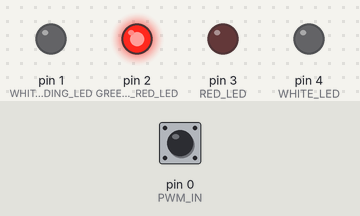
Recording of a sketch running on a simulated Arduino Uno, built with avr-gcc and run on an emulated ATmega328P. Shown: output pins drawn as LEDs (lit = HIGH). The inputs (shaded band) are chosen by the test bench; at power-on: pin 0 (PWM_IN) LOW.

Above: at 1.2 s.
1.3 s: pin 0 (PWM_IN) pulsed HIGH 5 times (0.12 s each, 0.3 s apart)
At 3.5 s:
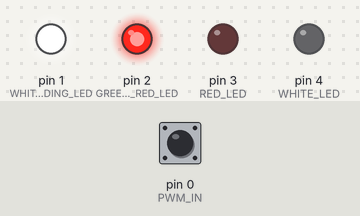
Timing chart, 0 to 6.2 s (numbered marks = the images above; inputs shaded):
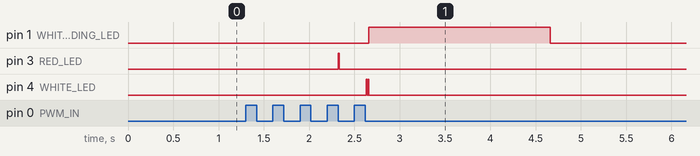

The sketch:

Controllable-RC-Lighting-System.ino
```cpp
#include "Arduino.h"

//Solid LED
const int GREEN_AND_RED_LED = 2;
//Flashing LED
const int RED_LED = 3;
const int WHITE_LED = 4;
//LANDING LIGHT
const int WHITE_LANDING_LED = 1;

//PWM
const unsigned  int PWM_FLASH_VALUE = 2000;
const unsigned  int PWM_LED_VALUE = 2500;

unsigned int signalPulse;

//PWM INPUT
const int PWM_IN = 0;

void setup() {

  pinMode(WHITE_LED, OUTPUT);
  pinMode(GREEN_AND_RED_LED, OUTPUT);
  pinMode(RED_LED, OUTPUT);
  pinMode(WHITE_LANDING_LED, OUTPUT);

  pinMode(PWM_IN, INPUT);

  //Default LED state
  digitalWrite(GREEN_AND_RED_LED, HIGH);
  digitalWrite(RED_LED, LOW);
  digitalWrite(WHITE_LED, LOW);
  digitalWrite(WHITE_LANDING_LED, LOW);


}

// the loop function runs over and over again forever
void loop() {

  signalPulse = pulseIn(PWM_IN, HIGH);

  if (signalPulse > PWM_FLASH_VALUE) {
    blinkBeaconRed();
    delay(300);
    blinkBeaconWhite();
  }

  if (signalPulse > PWM_LED_VALUE) {
    digitalWrite(WHITE_LANDING_LED, HIGH);
  } else {
    digitalWrite(WHITE_LANDING_LED, LOW);
  }

  delay(1000);
}

void blinkBeaconRed() {
  digitalWrite(RED_LED, HIGH);
  delay(10);
  digitalWrite(RED_LED, LOW);
}

void blinkBeaconWhite() {
  digitalWrite(WHITE_LED, HIGH);
  delay(10);
  digitalWrite(WHITE_LED, LOW);
  delay(10);
  digitalWrite(WHITE_LED, HIGH);
  delay(10);
  digitalWrite(WHITE_LED, LOW);
}

void switchBeaconOff() {
  digitalWrite(WHITE_LED, LOW);
  digitalWrite(RED_LED, LOW);
}
```

Measured:
- after the input at 1.3 s, pin 1 (WHITE_LANDING_LED): LOW → HIGH after 1.4 s, → LOW 2.0 s later; pin 3 (RED_LED): LOW → HIGH after 1.0 s, → LOW 0.01 s later; pin 4 (WHITE_LED): alternates HIGH for 0.01 s and LOW for 0.01 s, 4 changes in all, then stays LOW, starting after 1.3 s
